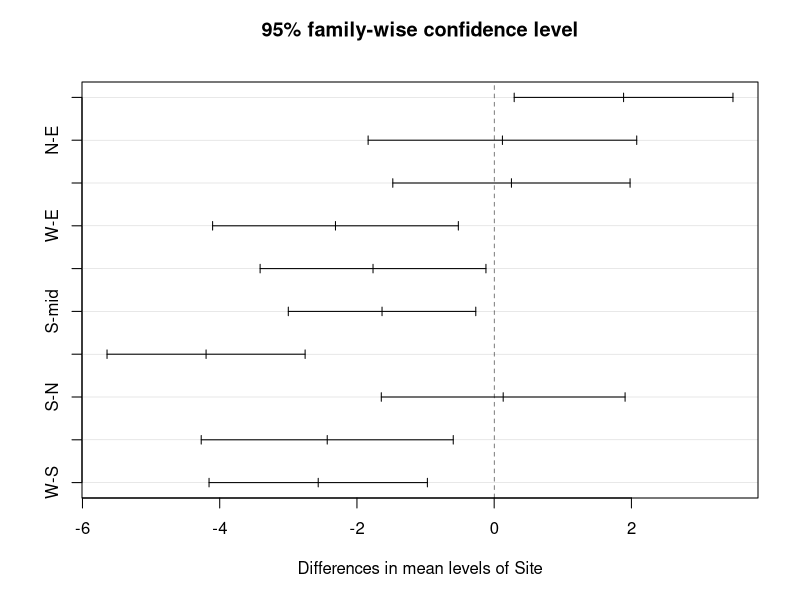

Write the R code that produced this figure. (Note: this script raises an error after producing the figure.)
# # # # # # # # # # # # # # # # #  #
#     Testing light homo- or       #
#  heterogeneity in the different  #
#     experimental treatments      #
#                                  #
#          Jordi F. Pagès          #
#          September 2020          #
# # # # # # # # # # # # # # # # #  # 


library(tidyverse)

# Loading the data set
light <- read.table(file = "RData/Light_conditions.txt", header = T)

# Checking the effect of location (in the aquarium) on light conditions

# HOMOGENEOUS LIGHT EXPERIMENT -----
m.lloc <- lm(PAR~Site, data = light[which(light[,1] == 1), ])
summary(m.lloc)
anova(m.lloc)

# Post-hoc analysis
m.lloc2 <- aov(PAR~Site, data = light[which(light[,1] == 1), ])
tukey <- TukeyHSD(m.lloc2) 
plot(tukey)

# Barplotting the data
std.error <- function(x, na.rm = FALSE) {
  sd(x, na.rm = T)/sqrt(length(x))
}
mitj <- tapply(exp1$PAR, exp1$Site, mean)
std <- tapply(exp1$PAR, exp1$Site, std.error)
bp <- barplot(mitj, ylim = c(0,11), ylab = "PAR (mmols photons s)")
arrows(bp, mitj, bp, mitj + std,  lwd = 1.5, angle = 90, length = 0.1)
arrows(bp, mitj, bp, mitj - std,  lwd = 1.5, angle = 90, length = 0.1)
text(x = bp, y = mitj + 1, labels = c("a", "b", "a", "a", "c"))


# HETEROGENEOUS LIGHT EXPERIMENT (Shadows experiment) -----
m.heterolight <- lm(PAR~Condition, data = light[which(light[,1] == 2), ])
summary(m.heterolight)
anova(m.heterolight)

m.heterolight2 <- aov(PAR~Condition, data = light[which(light[,1] == 2), ])
tukey <- TukeyHSD(m.heterolight2) 
plot(tukey)

exp2 <- light[which(light[,1] == 2), ]
exp2$photons <- (exp2$PAR*6.022)/10
exp2$Condition <- as.character(exp2$Condition)
exp2$Condition <- as.factor(exp2$Condition)

# Barplotting the data 
std.error <- function(x, na.rm = FALSE) {
  sd(x, na.rm = T)/sqrt(length(x))
}
mitj <- tapply(exp2$photons, exp2$Condition, mean)
std <- tapply(exp2$photons, exp2$Condition, std.error)
bp <- barplot(mitj, ylim = c(0,8), ylab = "PAR (x 1018 photons m-2 s-1)")
arrows(bp, mitj, bp, mitj + std,  lwd = 1.5, angle = 90, length = 0.1)
arrows(bp, mitj, bp, mitj - std,  lwd = 1.5, angle = 90, length = 0.1)
text(x = bp, y = mitj + 1, labels = c("a", "a", "b"))


# Means for each treatment
light %>% 
  filter(Site != "Nmid") %>%
  group_by(Condition) %>% 
  summarise(light = mean(PAR))



